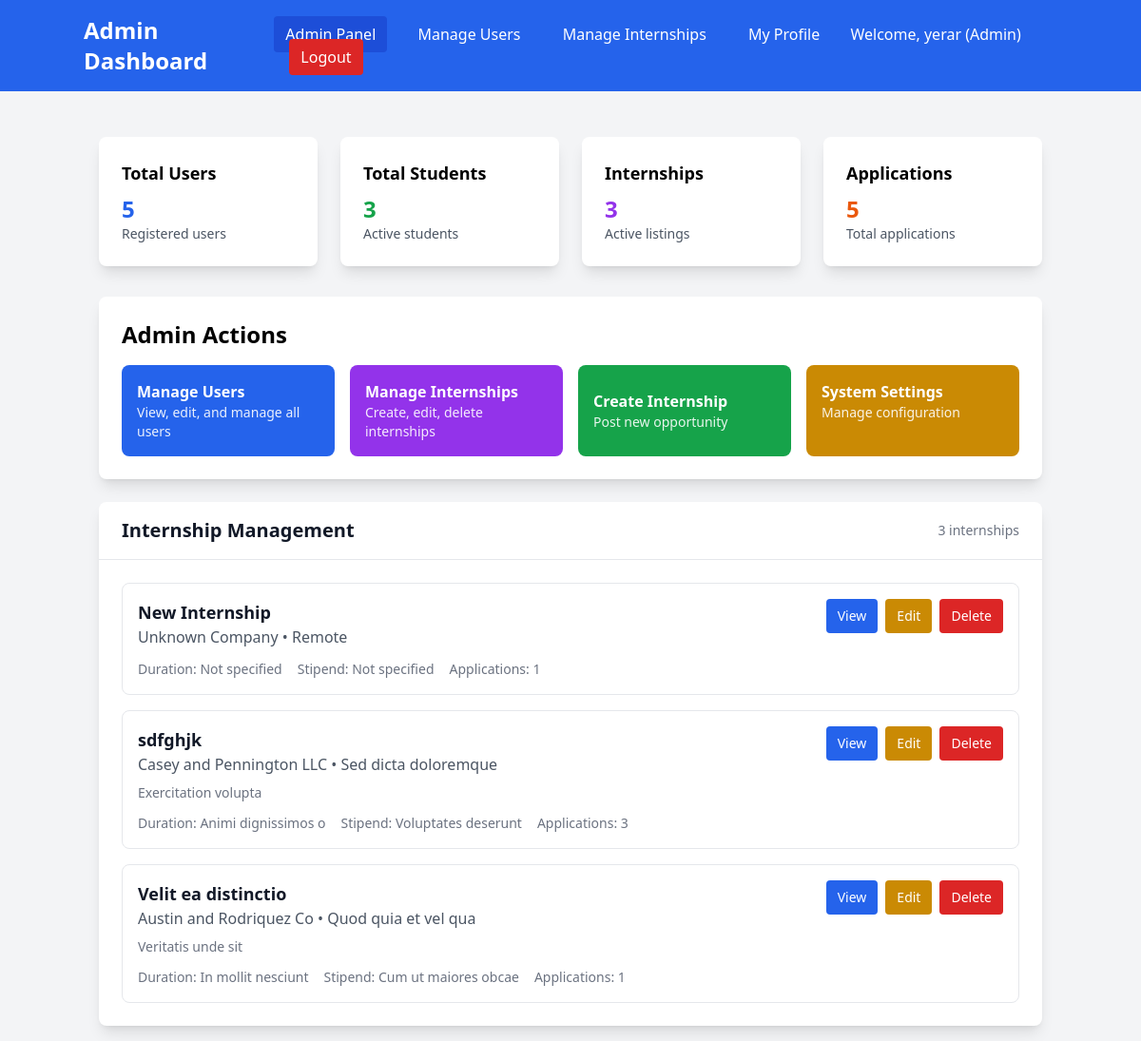
/dashboard (signed in), run on the app's committed database.
### models.py (models this page shows)
class User(Base):
    __tablename__ = "users"
    id = Column(Integer, primary_key=True, index=True)
    email = Column(String(255), unique=True, index=True, nullable=False)
    hashed_password = Column(String(255), nullable=False)
    full_name = Column(String(255), nullable=False)
    role = Column(Enum(UserRole), nullable=False, default=UserRole.STUDENT)
    phone = Column(String(20))
    department = Column(String(255))
    profile_picture = Column(String(500), default="default_avatar.png")
    created_at = Column(DateTime(timezone=True), server_default=func.now())
    is_active = Column(Boolean, default=True)
    created_internships = relationship("Internship", back_populates="creator")
    applications = relationship("InternshipApplication", back_populates="student")
    assigned_tasks = relationship("Task", foreign_keys="Task.student_id", back_populates="student")
    assigned_by_tasks = relationship("Task", foreign_keys="Task.assigned_by", back_populates="assigner")
    student_feedback = relationship("Feedback", foreign_keys="Feedback.student_id", back_populates="student")
    mentor_feedback = relationship("Feedback", foreign_keys="Feedback.mentor_id", back_populates="mentor")

class Internship(Base):
    __tablename__ = "internships"
    id = Column(Integer, primary_key=True, index=True)
    title = Column(String(255), nullable=False)
    description = Column(Text)
    company = Column(String(255), nullable=False)
    location = Column(String(255))
    duration = Column(String(100))
    stipend = Column(String(100))
    requirements = Column(Text)
    created_by = Column(Integer, ForeignKey("users.id"))
    created_at = Column(DateTime(timezone=True), server_default=func.now())
    is_active = Column(Boolean, default=True)
    deadline = Column(DateTime(timezone=True))
    creator = relationship("User", back_populates="created_internships")
    applications = relationship("InternshipApplication", back_populates="internship")
    tasks = relationship("Task", back_populates="internship")
    feedback = relationship("Feedback", back_populates="internship")

### app.py (the view)
@app.get("/dashboard", response_class=HTMLResponse)
async def dashboard(request: Request, db: Session = Depends(get_db)):
    try:
        user = await get_current_user_from_cookie(request, db)
        print(f"🎯 Dashboard access - User: {user.email}, Role: {user.role}")
        if user.role == "student":
            internships = crud.get_internships(db)
            applications = crud.get_applications_by_student(db, user.id)
            tasks = crud.get_tasks_by_student(db, user.id)
            return templates.TemplateResponse("dashboard_student.html", {
                "request": request,
                "user": user,
                "internships": internships,
                "applications": applications,
                "tasks": tasks
            })
        elif user.role == "admin":
            internships = crud.get_internships(db)
            try:
                stats = crud.get_system_stats(db)
            except Exception as e:
                print(f"⚠️  Could not get system stats: {e}")
                stats = {
                    "total_users": 0,
                    "total_students": 0,
                    "total_admins": 0,
                    "total_mentors": 0,
                    "total_internships": 0,
                    "total_applications": 0,
                    "total_tasks": 0
                }
            return templates.TemplateResponse("dashboard_admin.html", {
                "request": request,
                "user": user,
                "internships": internships,
                "stats": stats
            })
        elif user.role == "mentor":
            internships = crud.get_internships(db)
            mentor_internships = crud.get_internships_by_mentor(db, user.id)
            mentor_applications = crud.get_applications_for_mentor(db, user.id)
            return templates.TemplateResponse("dashboard_mentor.html", {
                "request": request,
                "user": user,
                "internships": internships,
                "mentor_internships": mentor_internships,
                "mentor_applications": mentor_applications
            })
        else:
            print(f"❌ Unknown role: {user.role}")
            return RedirectResponse("/login?error=Unknown user role")
    except Exception as e:
        print(f"💥 Dashboard error: {e}")
        import traceback
        traceback.print_exc()
        return RedirectResponse("/login")

### templates/dashboard_admin.html (shortened to what this page needs)
<!DOCTYPE html>
<html>
<head>
    <script src="https://cdn.tailwindcss.com"></script>
</head>
<body class="bg-gray-100">
    <nav class="bg-blue-600 text-white p-4">
        <div class="container mx-auto flex justify-between items-center">
            <h1 class="text-2xl font-bold">Admin Dashboard</h1>
            <div class="space-x-4">
                <a href="/admin/dashboard" class="bg-blue-700 px-3 py-2 rounded">Admin Panel</a>
                <a href="/admin/users" class="hover:bg-blue-700 px-3 py-2 rounded">Manage Users</a>
                <a href="/admin/internships" class="hover:bg-blue-700 px-3 py-2 rounded">Manage Internships</a>
                <a href="/profile" class="hover:bg-blue-700 px-3 py-2 rounded">My Profile</a>
                <span>Welcome, {{ user.full_name }} (Admin)</span>
                <a href="/logout" class="bg-red-600 hover:bg-red-700 px-3 py-2 rounded">Logout</a>
            </div>
        </div>
    </nav>
    <div class="container mx-auto mt-8 p-4">
        <div class="grid grid-cols-1 md:grid-cols-4 gap-6 mb-8">
            <div class="bg-white p-6 rounded-lg shadow-lg">
                <h3 class="text-lg font-semibold mb-2">Total Users</h3>
                <p class="text-2xl font-bold text-blue-600">{{ stats.total_users }}</p>
                <p class="text-sm text-gray-600">Registered users</p>
            </div>
            <div class="bg-white p-6 rounded-lg shadow-lg">
                <h3 class="text-lg font-semibold mb-2">Total Students</h3>
                <p class="text-2xl font-bold text-green-600">{{ stats.total_students }}</p>
                <p class="text-sm text-gray-600">Active students</p>
            </div>
            <div class="bg-white p-6 rounded-lg shadow-lg">
                <h3 class="text-lg font-semibold mb-2">Internships</h3>
                <p class="text-2xl font-bold text-purple-600">{{ stats.total_internships }}</p>
                <p class="text-sm text-gray-600">Active listings</p>
            </div>
            <div class="bg-white p-6 rounded-lg shadow-lg">
                <h3 class="text-lg font-semibold mb-2">Applications</h3>
                <p class="text-2xl font-bold text-orange-600">{{ stats.total_applications }}</p>
                <p class="text-sm text-gray-600">Total applications</p>
            </div>
        </div>
        <div class="bg-white rounded-lg shadow-lg p-6 mb-6">
            <h2 class="text-2xl font-bold mb-4">Admin Actions</h2>
            <div class="grid grid-cols-1 md:grid-cols-2 lg:grid-cols-4 gap-4">
                <a href="/admin/users"
                    class="bg-blue-600 text-white p-4 rounded-lg hover:bg-blue-700 transition text-left">
                    <div class="font-semibold">Manage Users</div>
                    <div class="text-sm opacity-90">View, edit, and manage all users</div>
                </a>
                <a href="/admin/internships"
                    class="bg-purple-600 text-white p-4 rounded-lg hover:bg-purple-700 transition text-left">
                    <div class="font-semibold">Manage Internships</div>
                    <div class="text-sm opacity-90">Create, edit, delete internships</div>
                </a>
                <button onclick="showCreateForm()"
                    class="bg-green-600 text-white p-4 rounded-lg hover:bg-green-700 transition text-left cursor-pointer">
                    <div class="font-semibold">Create Internship</div>
                    <div class="text-sm opacity-90">Post new opportunity</div>
                </button>
                <a href="/admin/system"
                    class="bg-yellow-600 text-white p-4 rounded-lg hover:bg-yellow-700 transition text-left">
                    <div class="font-semibold">System Settings</div>
                    <div class="text-sm opacity-90">Manage configuration</div>
                </a>
            </div>
        </div>
        <div class="bg-white rounded-lg shadow-lg">
            <div class="px-6 py-4 border-b border-gray-200 flex justify-between items-center">
                <h2 class="text-xl font-semibold text-gray-900">Internship Management</h2>
                <span class="text-sm text-gray-500">{{ internships|length }} internships</span>
            </div>
            <div class="p-6">
                {% if internships %}
                <div class="space-y-4">
                    {% for internship in internships %}
                    <div class="border border-gray-200 rounded-lg p-4 hover:shadow-md transition">
                        <div class="flex justify-between items-start">
                            <div class="flex-1">
                                <h3 class="text-lg font-semibold text-gray-900">{{ internship.title }}</h3>
                                <p class="text-gray-600">{{ internship.company }} • {{ internship.location or 'Remote' }}</p>
                                <p class="text-sm text-gray-500 mt-2">{{ internship.description[:120] }}{% if internship.description|length > 120 %}...{% endif %}</p>
                                <div class="flex items-center mt-3 space-x-4 text-sm text-gray-500">
                                    <span>Duration: {{ internship.duration or 'Not specified' }}</span>
                                    <span>Stipend: {{ internship.stipend or 'Not specified' }}</span>
                                    <span>Applications: {{ internship.applications|length if internship.applications else 0 }}</span>
                                </div>
                            </div>
                            <div class="flex space-x-2 ml-4">
                                <button onclick="viewInternship({{ internship.id }})"
                                    class="bg-blue-600 text-white px-3 py-2 rounded text-sm hover:bg-blue-700 transition">
                                    View
                                </button>
                                <button onclick="editInternship({{ internship.id }})"
                                    class="bg-yellow-600 text-white px-3 py-2 rounded text-sm hover:bg-yellow-700 transition">
                                    Edit
                                </button>
                                <button onclick="deleteInternship({{ internship.id }})"
                                    class="bg-red-600 text-white px-3 py-2 rounded text-sm hover:bg-red-700 transition">
                                    Delete
                                </button>
                            </div>
                        </div>
                    </div>
                    {% endfor %}
                </div>
                {% endif %}
            </div>
        </div>
    </div>
</body>
</html>

### data on the page
User: full_name "yerar"
Internship: title "New Internship", company "Unknown Company", location "Remote", duration "Not specified", stipend "Not specified", applications|length "1"
Internship: title "sdfghjk", company "Casey and Pennington LLC", location "Sed dicta doloremque", description "Exercitation volupta", duration "Animi dignissimos o", stipend "Voluptates deserunt", applications|length "3"
Internship: title "Velit ea distinctio", company "Austin and Rodriquez Co", location "Quod quia et vel qua", description "Veritatis unde sit", duration "In mollit nesciunt", stipend "Cum ut maiores obcae", applications|length "1"

### other printed values
{{ stats.total_users }} "5"
{{ stats.total_students }} "3"
{{ stats.total_internships }} "3"
{{ stats.total_applications }} "5"
{{ internships|length }} "3"
